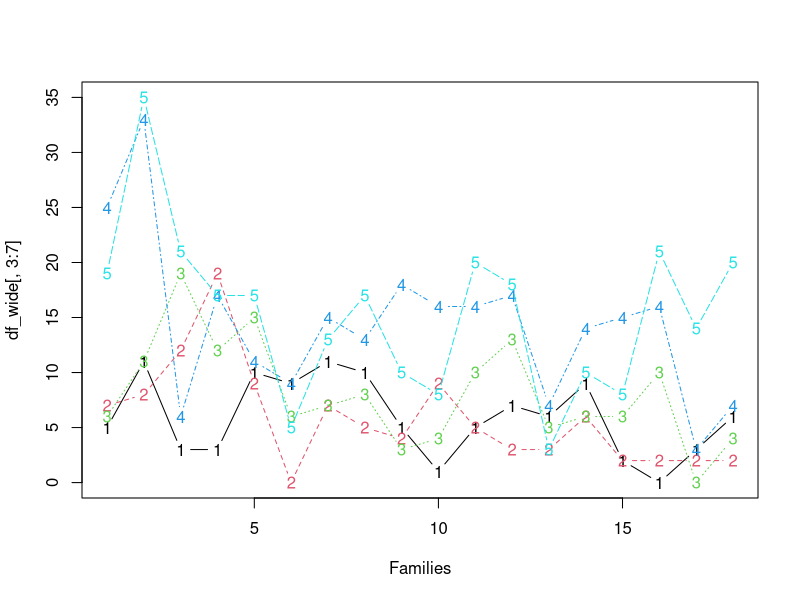
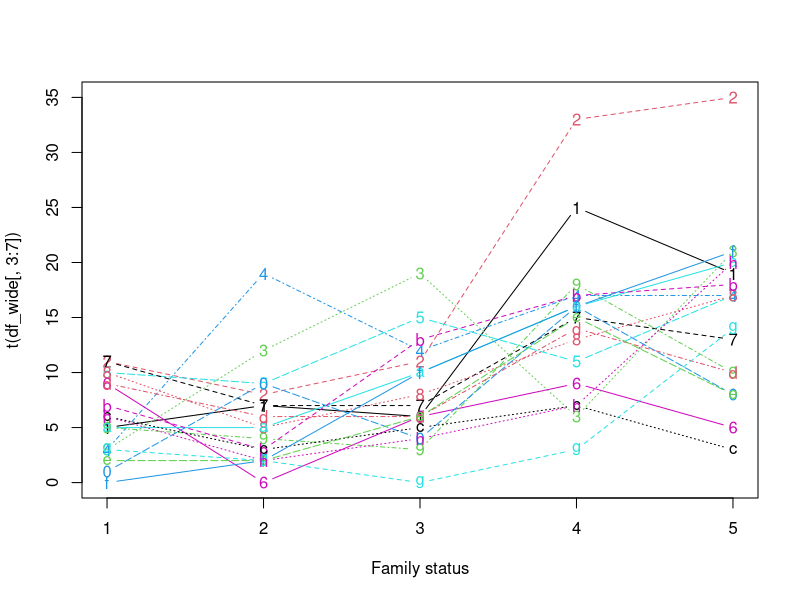

The R source for these figures, in order: (Note: this script raises an error after producing the figures.)
#######################
# Exercise 1
#######################
library(lattice)
library(lmerTest)
library(MASS)
library(xtable)
library(stringr) # works like f_strings in python
library(emmeans)
library(multcomp)

getwd()
remove(list=ls())
par(mfrow=c(1,1))
options(digits=4)

#Data:
(Cr <-rep(c(1,2,3),each=6))
(Fam<- seq(1,18))
(Fa<-c(5,11,3,3,10,9, 11,10,5,1,5,7, 6,9,2,0,3,6))
(Mo<-c(7,8,12,19,9,0, 7,5,4,9,5,3, 3,6,2,2,2,2))
(Ch1<-c(6,11,19,12,15,6, 7,8,3,4,10,13, 5,6,6,10,0,4))
(Ch2<-c(25,33,6,17,11,9, 15,13,18,16,16,17, 7,14,15,16,3,7))
(Ch3<-c(19,35,21,17,17,5, 13,17,10,8,20,18, 3,10,8,21,14,20))

df_wide<-data.frame(crowding=factor(Cr), family=factor(Fam),
            father=Fa, mother=Mo, ch1=Ch1, ch2=Ch2, ch3=Ch3)
str(df_wide)

df_wide

levels(df_wide$crowding)<-c("Over", "Crowded", "Under")
summary(df_wide)
apply(df_wide[,3:7], 2, sum)
apply(df_wide[,3:7], 1, sum)

matplot(df_wide[,3:7], type="b", xlab="Families")

matplot(t(df_wide[,3:7]), type="b",xlab="Family status")


?reshape

(aux<-reshape(df_wide, direction="long", 
              idvar="family",varying = list(3:7),
              v.names = "swabs",
              timevar="status"))

(df<- aux[order(aux$family),1:4])

df$family<-as.factor(df$family)
df$status<-as.factor(df$status)
levels(df$status)
df$status<- fct_recode(df$status, "father"="1", "mother"="2",
                            "ch1"="3", "ch2"="4","ch3"="5")
str(df)



################ Exploratory Analysis ################ 
# baseline anova
lm_init = lm(swabs ~ crowding*status,data=df)
anova(lm_init)


# boxplots

boxplot(swabs ~ crowding, data = df, 
        xlab = " ", ylab = "Positive Swabs", cex.lab = 1.2)
means <- tapply(df$swabs, df$crowding, mean, na.rm = TRUE)
points(x = 1:length(means), y = means, col = "red", pch = 19, cex = 1.2)

boxplot(swabs ~ status, data = df, 
        xlab = " ", ylab = "Positive Swabs", cex.lab = 1.2)
means <- tapply(df$swabs, df$status, mean, na.rm = TRUE)
points(x = 1:length(means), y = means, col = "red", pch = 19, cex = 1.2)


# Interaction plots
matplot(df_wide[,3:7], type="b", xlab="Families", ylab = "Positive Swabs", 
        main = "",  cex.lab = 1.2)
#matplot(t(df_wide[,3:7]), type="b",xlab="Family status", ylab = "Positive Swabs")

interaction.plot(df$status, df$crowding, df$swabs,
                 col = c("red", "green", "blue"), lty = 1,
                 xlab = " ", ylab = "Mean Positive Swabs", trace.label = "Crowding",
                 cex.lab = 1.2)

interaction.plot(df$crowding, df$status, df$swabs,
                 col = c("red", "green", "blue", "orange", "black"), lty = 1,
                 xlab = "", ylab = "Mean Positive Swabs", trace.label = "Family Status",
                 cex.lab = 1.2)



################ LMM's ################

# Initial model
m0 = lmer(swabs ~ crowding*status + (1|family),data=df,REML=F)
ranova(m0)
drop1(m0)

m1 = update(m0,~. - crowding:status)
drop1(m1) # cannot reduce further
summary(m1)

# Final model fitted using REML
final_model = lmer(swabs ~crowding + status + (1|family),data=df,REML=T)
tab1 = xtable(cbind(coefficients(summary(final_model)),confint(final_model)[3:9,1:2]))
print(tab1, type = "latex", digits = 3)

tab2= xtable(confint(final_model))
print(tab2, type = "latex", digits = 3)

################ Post-hoc Analysis ################
# Post-hoc
print(xtable(emmeans(final_model,pairwise~status)$contrasts),type='latex',digits=3)
print(xtable(emmeans(final_model,pairwise~crowding)$contrasts),type='latex',digits=3)


################ Model Diagnostics ################

# Cooks distance
png(str_glue('diagnostics_plot_cooks.png'), width = 800, height = 600)
par(mfrow=c(1,1),mai=c(1,1,1,1))
infl <- influence(final_model, obs = TRUE)
plot(cooks.distance(infl),ylab="Cook's distance",xlab='Observations',lty=1,type="h",cex=1.5,cex.main=1.5,cex.axis=1.5,lwd=3,cex.lab=1.5,main="Cook's Distance")
dev.off()

# Residuals vs. fitted
png(str_glue('diagnostics_plot_residual_fitted.png'), width = 800, height = 600)
par(mfrow=c(1,1),mai=c(1,1,1,1))
plot(fitted(final_model),residuals(final_model),cex=1.5,cex.main=1.5,cex.axis=1.5,lwd=3,cex.lab=1.5,xlab='Fitted Values',ylab='Residuals',main='Residuals vs Fitted')
abline(h=0,col='red')
dev.off()

png(str_glue('diagnostics_plot_qq_plot_residuals.png'))
par(mfrow=c(1,1),mai=c(1,1,1,1))
standardized_residuals = (residuals(final_model) - mean(residuals(final_model)))/(sd(residuals(final_model)))
qqnorm(standardized_residuals,cex=1.5,cex.main=1.5,cex.axis=1.5,lwd=3,cex.lab=1.5)
qqline(standardized_residuals)
dev.off()


# Random qq plots
temp = names(ranef(final_model))
ranefs = ranef(final_model)
for(i in 1:length(names)){
  png(str_glue('diagnostics_ranef_{temp[i]}.png'), width = 800, height = 600)
  par(mfrow=c(1,1),mai=c(1.1,1,1,1))
  qqnorm(unlist(ranefs[[i]]),main=paste(temp[i]),cex=1.5,cex.main=1.5,cex.axis=1.5,lwd=3,cex.lab=1.5)
  lines((-3):3,sd(unlist(ranefs[[i]]))*((-3):3),col="red",lwd=3)
  dev.off()
}
par(mfrow=c(1,1))
